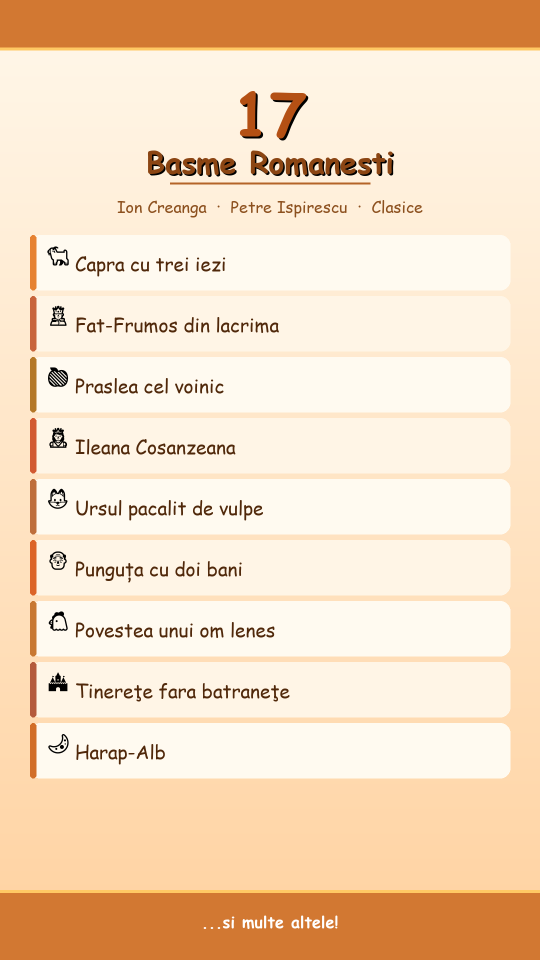
#> input picture store/screenshot_1_stories.png, 1080 x 1920 px (shown at 1/2 size)
$ python generate_ios_screenshots.py
#> lines starting #> are read from the running program, lines starting #| are printed output that depends on the picture
"""Generate iPhone 6.7" (1290x2796) screenshots from existing Play Store images
   using padding/scaling so dimensions match Apple's required size."""
import os
from PIL import Image, ImageDraw, ImageFilter

IOS_W, IOS_H = 1284, 2778
SRC_DIR = os.path.dirname(os.path.abspath(__file__))
OUT_DIR = os.path.join(SRC_DIR, "ios_screenshots")
os.makedirs(OUT_DIR, exist_ok=True)

# Background: warm cream gradient similar to app theme
BG_TOP = (255, 248, 240)
BG_BOTTOM = (250, 230, 200)


def make_bg():
    bg = Image.new("RGB", (IOS_W, IOS_H), BG_TOP)
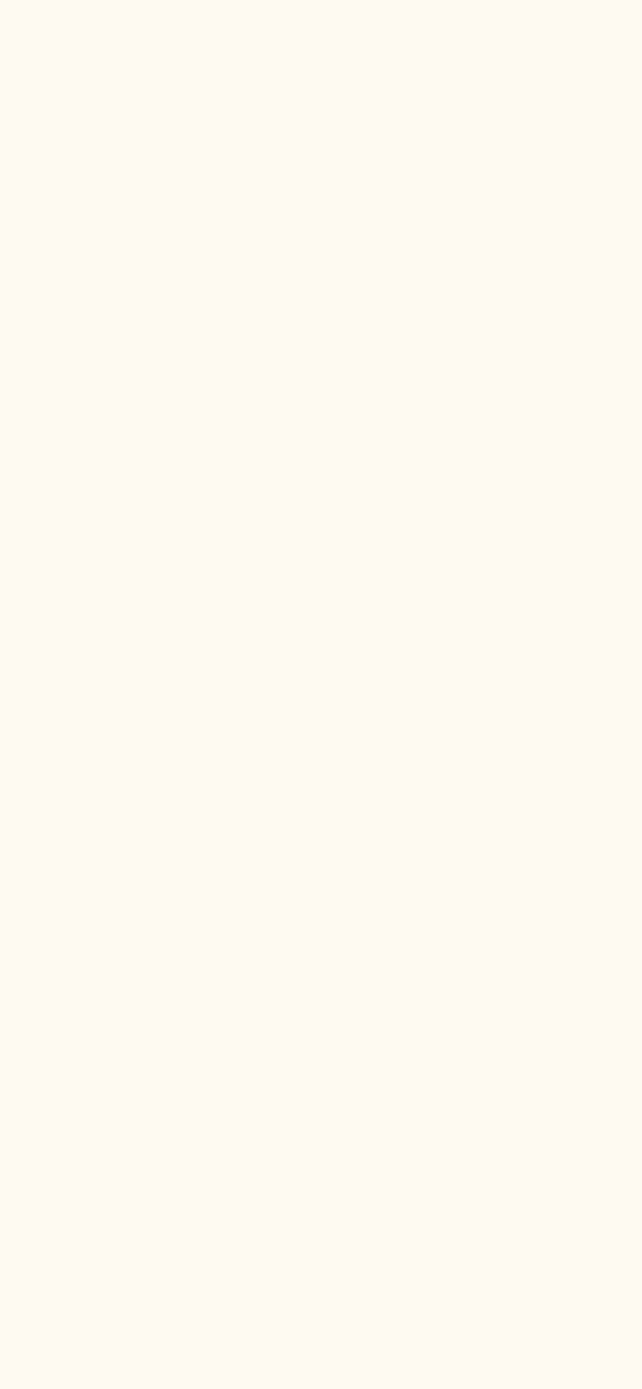
#> bg: PIL image 1284x2778 RGB (shown at 1/2 size); mean R, G, B 255, 248, 240
    draw = ImageDraw.Draw(bg)
    for y in range(IOS_H):
        ratio = y / IOS_H
        r = int(BG_TOP[0] * (1 - ratio) + BG_BOTTOM[0] * ratio)
        g = int(BG_TOP[1] * (1 - ratio) + BG_BOTTOM[1] * ratio)
        b = int(BG_TOP[2] * (1 - ratio) + BG_BOTTOM[2] * ratio)
        draw.line([(0, y), (IOS_W, y)], fill=(r, g, b))
    return bg


def place_screenshot(src_path: str, out_path: str) -> None:
    bg = make_bg()
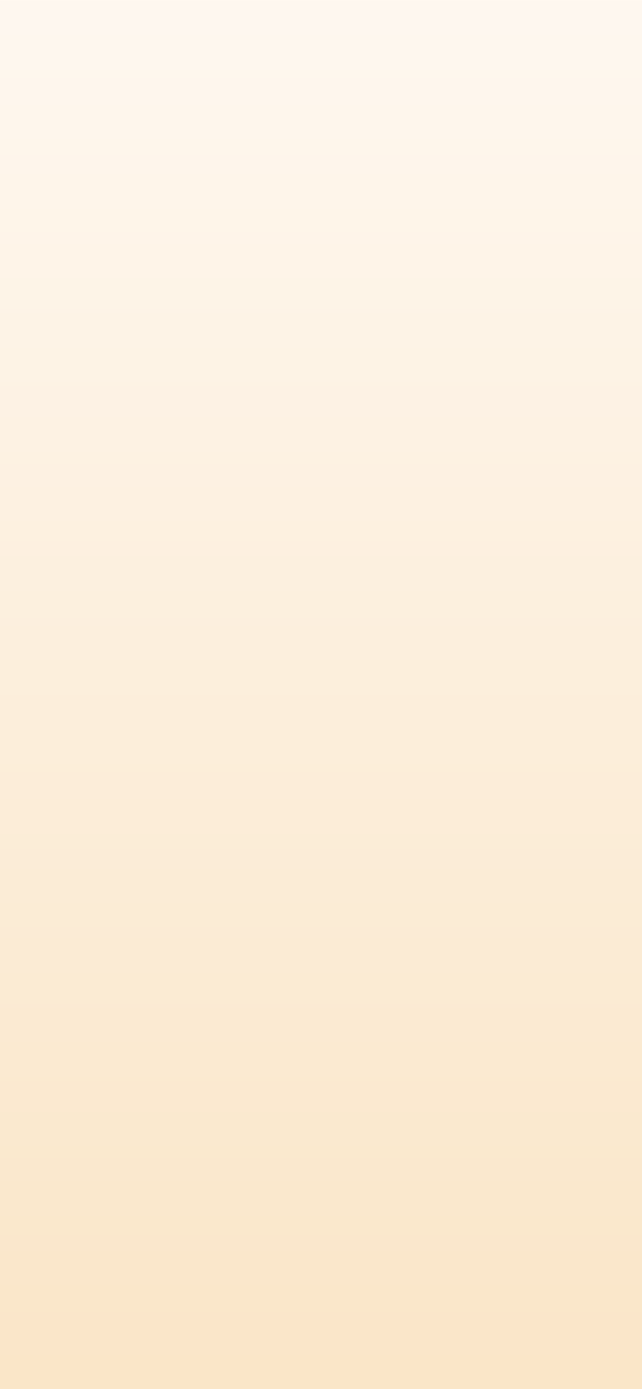
#> bg: PIL image 1284x2778 RGB (shown at 1/2 size); mean R, G, B 252, 238.5, 219.5
    if not os.path.exists(src_path):
        bg.save(out_path)
        return
    img = Image.open(src_path).convert("RGB")
#> img is the input picture: PIL image 1080x1920 RGB; mean R, G, B 245.1, 219.2, 191.7
    # Scale to ~85% of width, preserving aspect
    target_w = int(IOS_W * 0.85)
    ratio = target_w / img.width
#> ratio = 1.01
    target_h = int(img.height * ratio)
#> target_h = 1939
    if target_h > int(IOS_H * 0.85):
        target_h = int(IOS_H * 0.85)
        target_w = int(img.width * (target_h / img.height))
    img = img.resize((target_w, target_h), Image.LANCZOS)
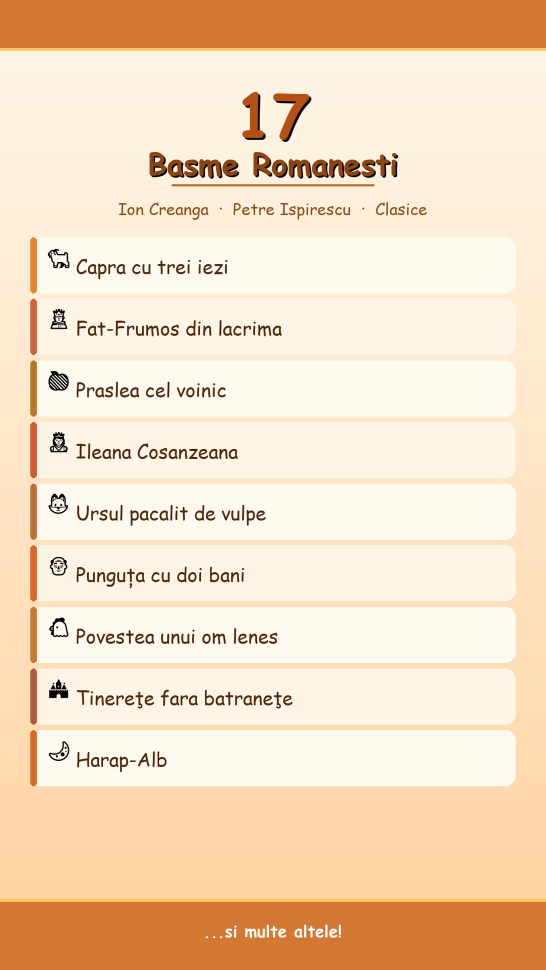
#> img: PIL image 1091x1939 RGB (shown at 1/2 size); mean R, G, B 245, 219.2, 191.7
    # Add subtle shadow
    shadow = Image.new("RGBA", (target_w + 80, target_h + 80), (0, 0, 0, 0))
#> shadow: PIL image 1171x2019 RGBA; every value is 0
    sdraw = ImageDraw.Draw(shadow)
    sdraw.rectangle([(40, 40), (target_w + 40, target_h + 40)], fill=(0, 0, 0, 80))
    shadow = shadow.filter(ImageFilter.GaussianBlur(20))
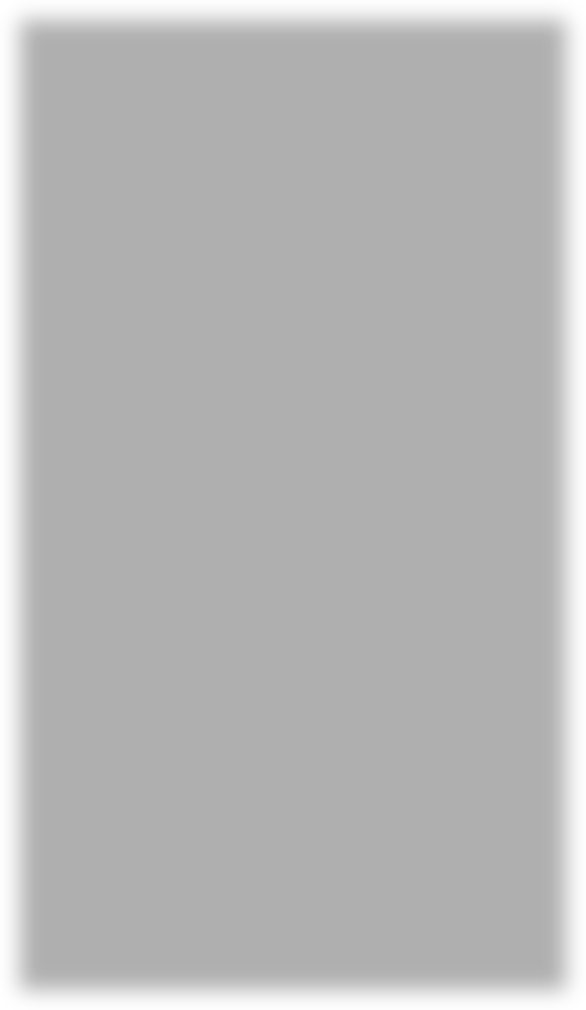
#> shadow: PIL image 1171x2019 RGBA (shown at 1/2 size); mean R, G, B, A 0, 0, 0, 71.7; transparent parts drawn white
    x = (IOS_W - target_w) // 2
    y = (IOS_H - target_h) // 2
#> y = 419
    bg.paste(shadow, (x - 40, y - 40), shadow)
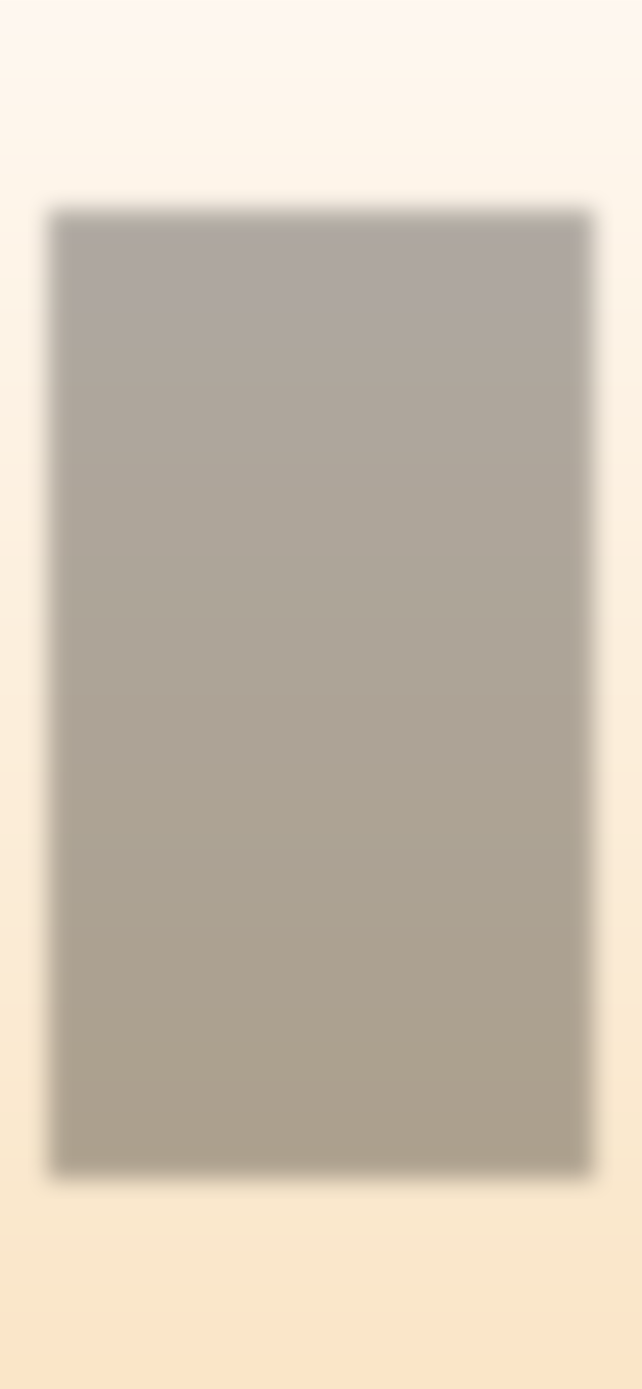
#> bg: PIL image 1284x2778 RGB (shown at 1/2 size); mean R, G, B 205.1, 194.1, 178.6
    bg.paste(img, (x, y))
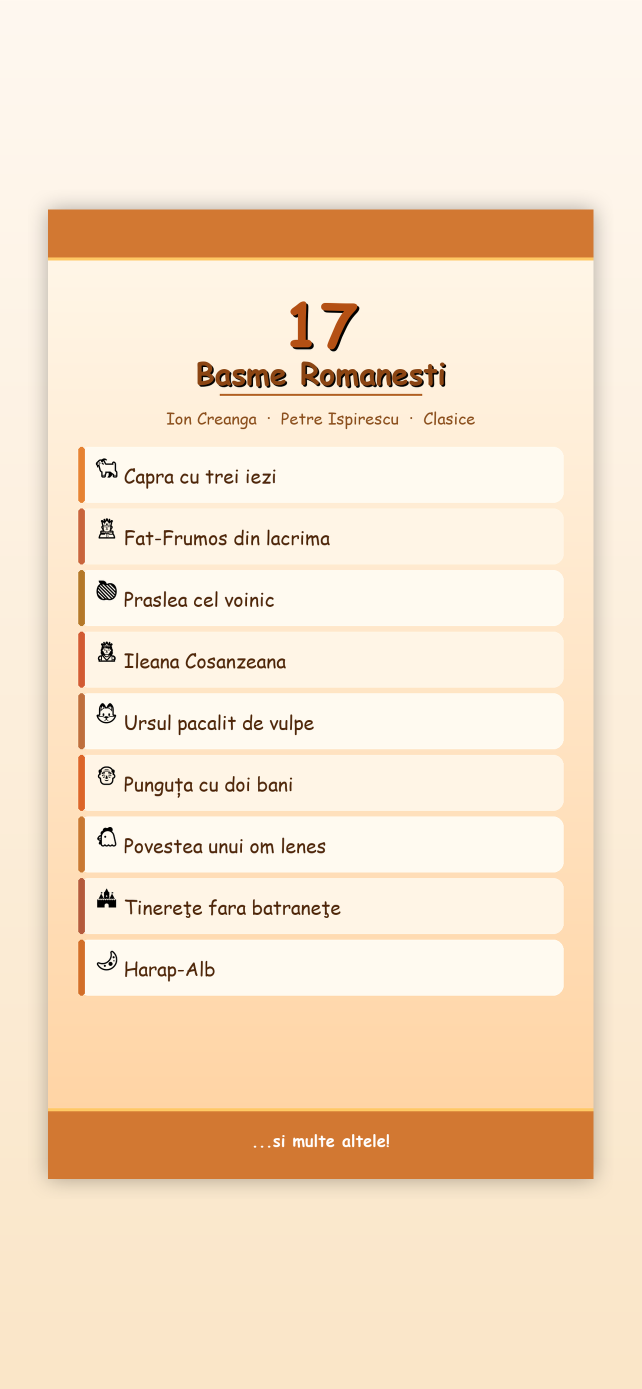
#> bg: PIL image 1284x2778 RGB (shown at 1/2 size); mean R, G, B 246.7, 226, 202.1
    bg.save(out_path, "PNG", optimize=True)


def main():
    sources = [
        ("screenshot_1_stories.png", "ios_1_stories.png"),
        ("screenshot_2_categories.png", "ios_2_categories.png"),
        ("screenshot_3_night_mode.png", "ios_3_night_mode.png"),
        ("screenshot_4_safe.png", "ios_4_reading.png"),
    ]
    for src, dst in sources:
        place_screenshot(os.path.join(SRC_DIR, src),
                         os.path.join(OUT_DIR, dst))
        print(f"OK: {dst}")
#> pass 2 of the loop in main, `for src, dst in sources:`:
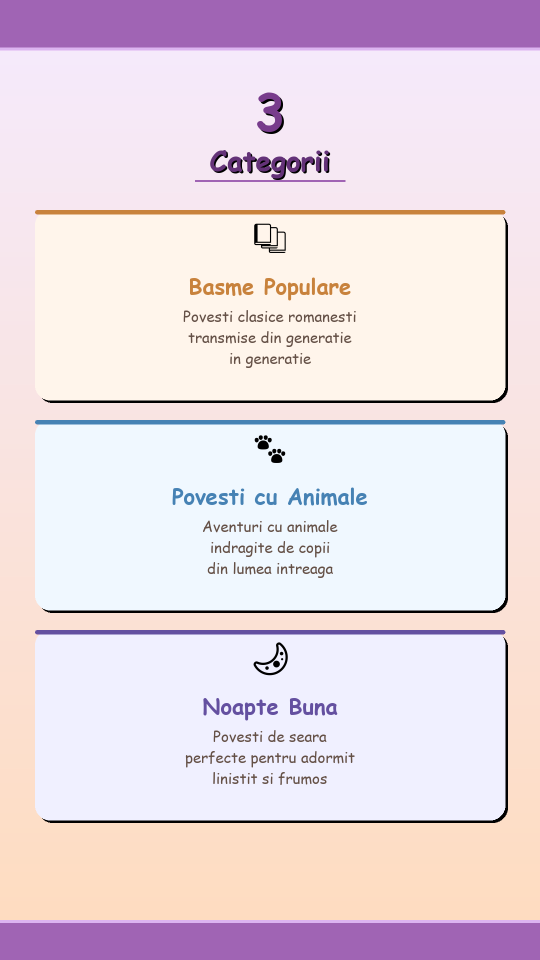
#> input picture store/screenshot_2_categories.png, 1080 x 1920 px (shown at 1/2 size)
#> in place_screenshot, img is the input picture: PIL image 1080x1920 RGB; mean R, G, B 232.2, 217.7, 226.5
#> img: PIL image 1091x1939 RGB
#> in place_screenshot (call 2), `bg.paste(img, (x, y))`:
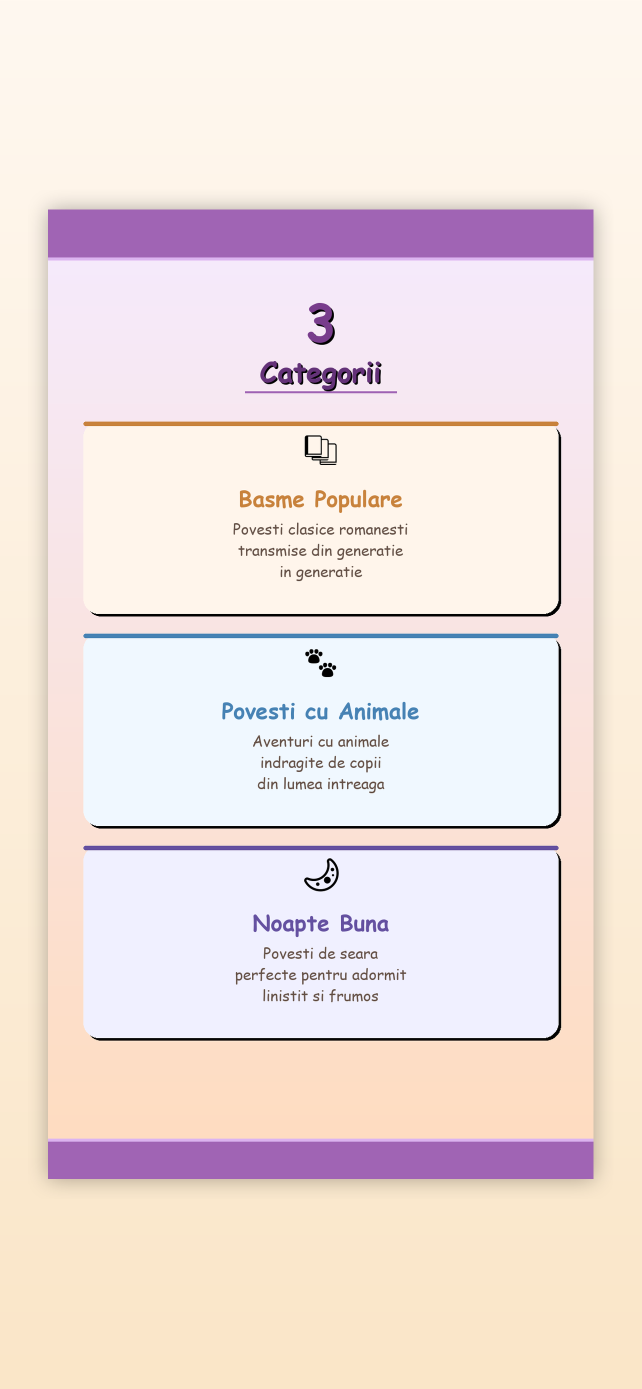
#> bg: PIL image 1284x2778 RGB (shown at 1/2 size); mean R, G, B 239.1, 225.1, 222.7
#> pass 3 of the loop in main, `for src, dst in sources:`:
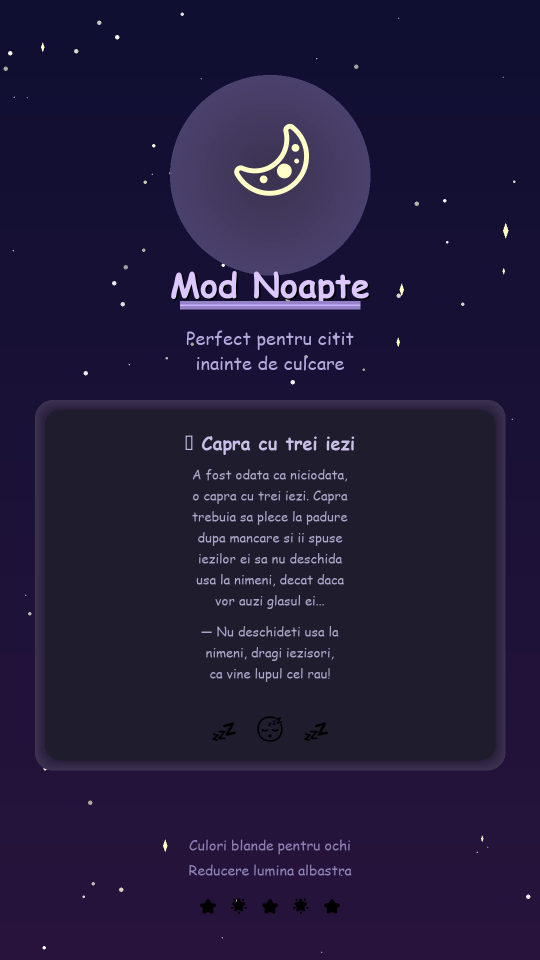
#> input picture store/screenshot_3_night_mode.png, 1080 x 1920 px (shown at 1/2 size)
#> in place_screenshot, img is the input picture: PIL image 1080x1920 RGB; mean R, G, B 34.5, 27.2, 58.3
#> img: PIL image 1091x1939 RGB
#> in place_screenshot (call 3), `bg.paste(img, (x, y))`:
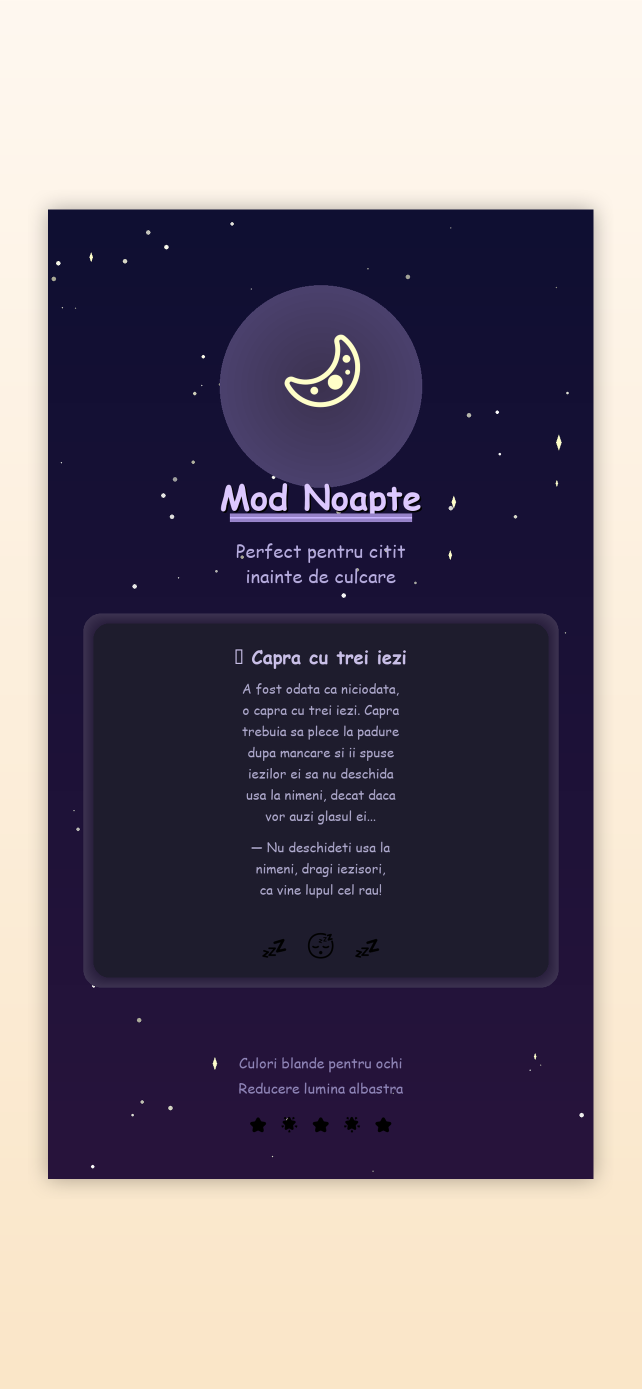
#> bg: PIL image 1284x2778 RGB (shown at 1/2 size); mean R, G, B 121.9, 112.1, 122.9
#> the loop made 4 passes; the first 3 are shown


if __name__ == "__main__":
    main()
